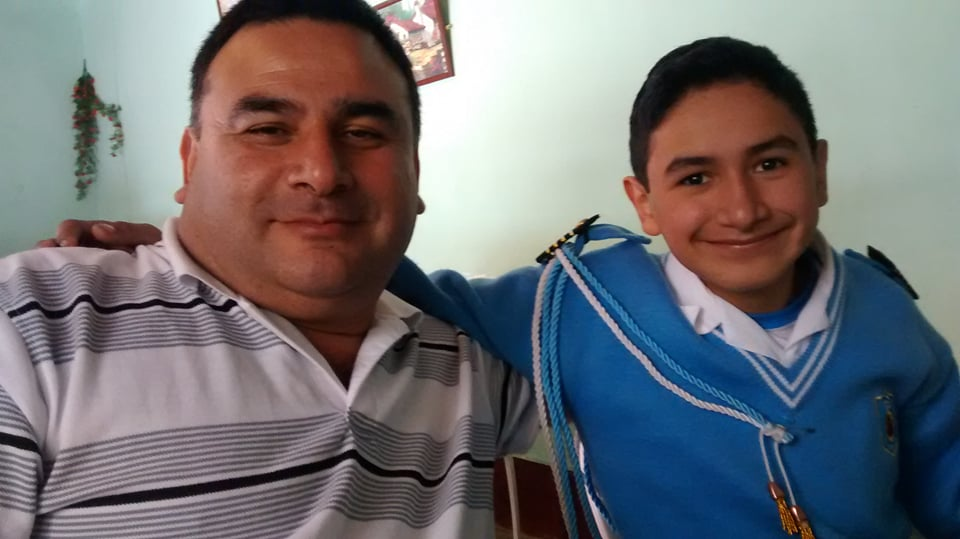
%> input picture codes/Pdi/Lab1/colores.jpg, 960 x 539 px
$ octave lab1_part4.m   (GNU Octave 9; MATLAB toolbox functions it lacks are replaced by stand-ins)
%> lines starting %> are read from the running program, lines starting %| are printed output that depends on the picture
clc
clear all
close all
%imagen normal
imagen = imread('colores.jpg');   %cargar imagen
%> imagen is the input picture: size 539x960x3 uint8; mean R, G, B 112.5, 112.1, 115.8

figure(1)
subplot(2,2,1:2), imshow(imagen);
title('Imagen RBG')

IMr=imagen;
IMr(:,:,2:3)=0; % imagen roja
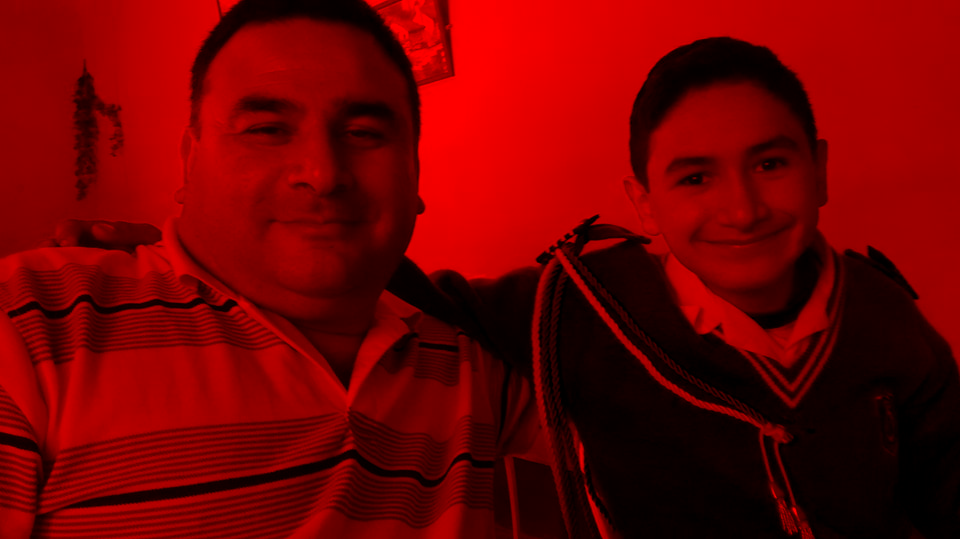
%> IMr: size 539x960x3 uint8; mean R, G, B 112.5, 0, 0
subplot(2,3,4), imshow(IMr);
title('Imagen roja')

IMg=imagen;
IMg(:,:,1:2:3)=0; % imagen roja
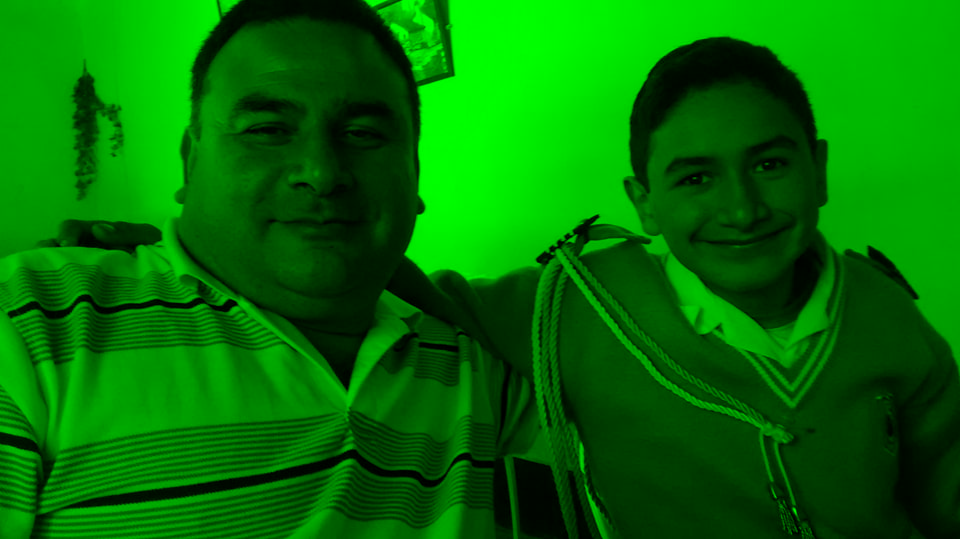
%> IMg: size 539x960x3 uint8; mean R, G, B 0, 112.1, 0
subplot(2,3,5), imshow(IMg);
title('Imagen verde')

IMb=imagen;
IMb(:,:,1:2)=0; % imagen roja
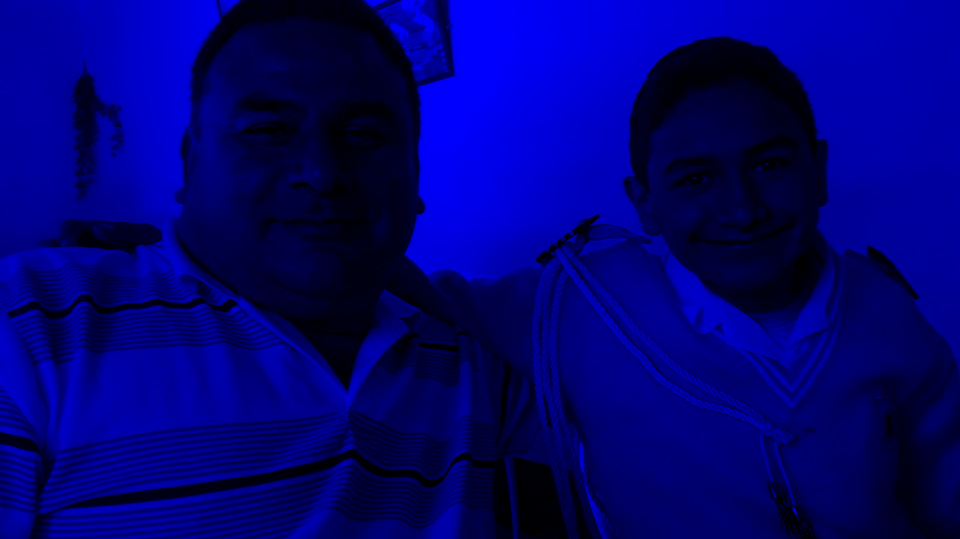
%> IMb: size 539x960x3 uint8; mean R, G, B 0, 0, 115.8
subplot(2,3,6), imshow(IMb);
title('Imagen azul')

$ run again, with codes/Pdi/Lab1/arco.jpg copied over codes/Pdi/Lab1/colores.jpg
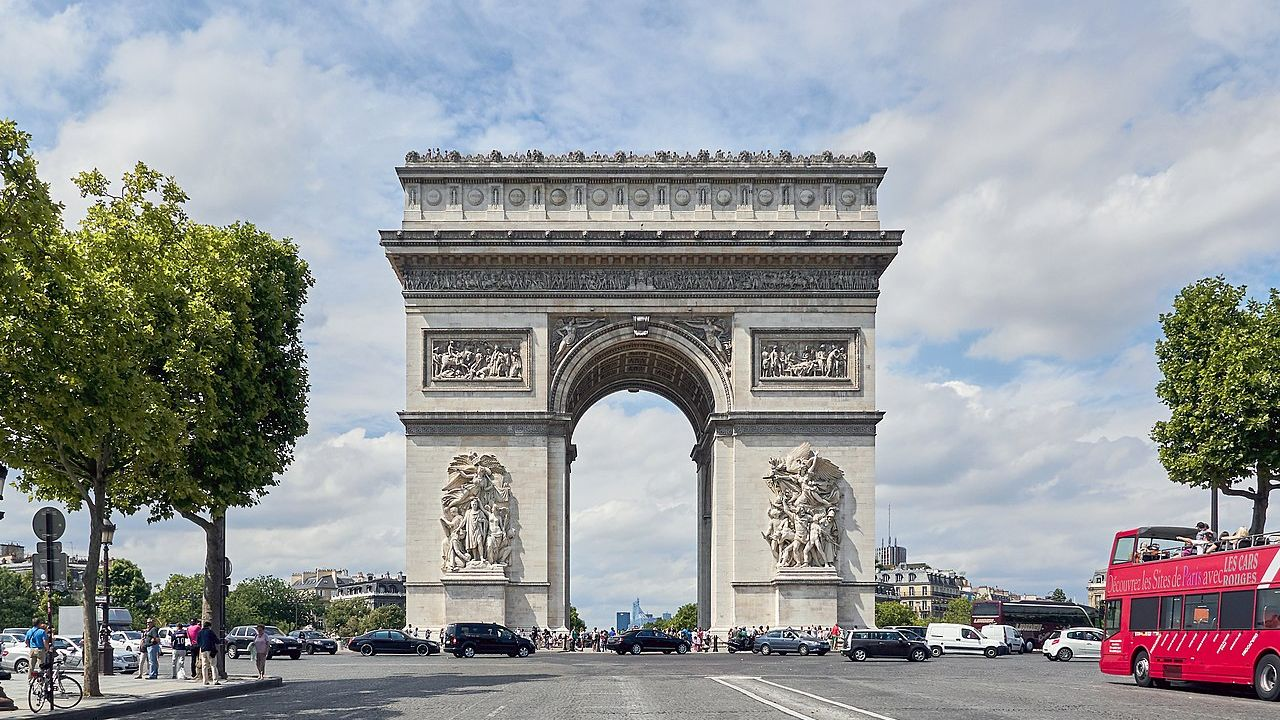
%> input picture codes/Pdi/Lab1/arco.jpg, 1280 x 720 px
%> imagen is the input picture: size 720x1280x3 uint8; mean R, G, B 148.9, 151.9, 154
%> `IMb(:,:,1:2)=0;`:
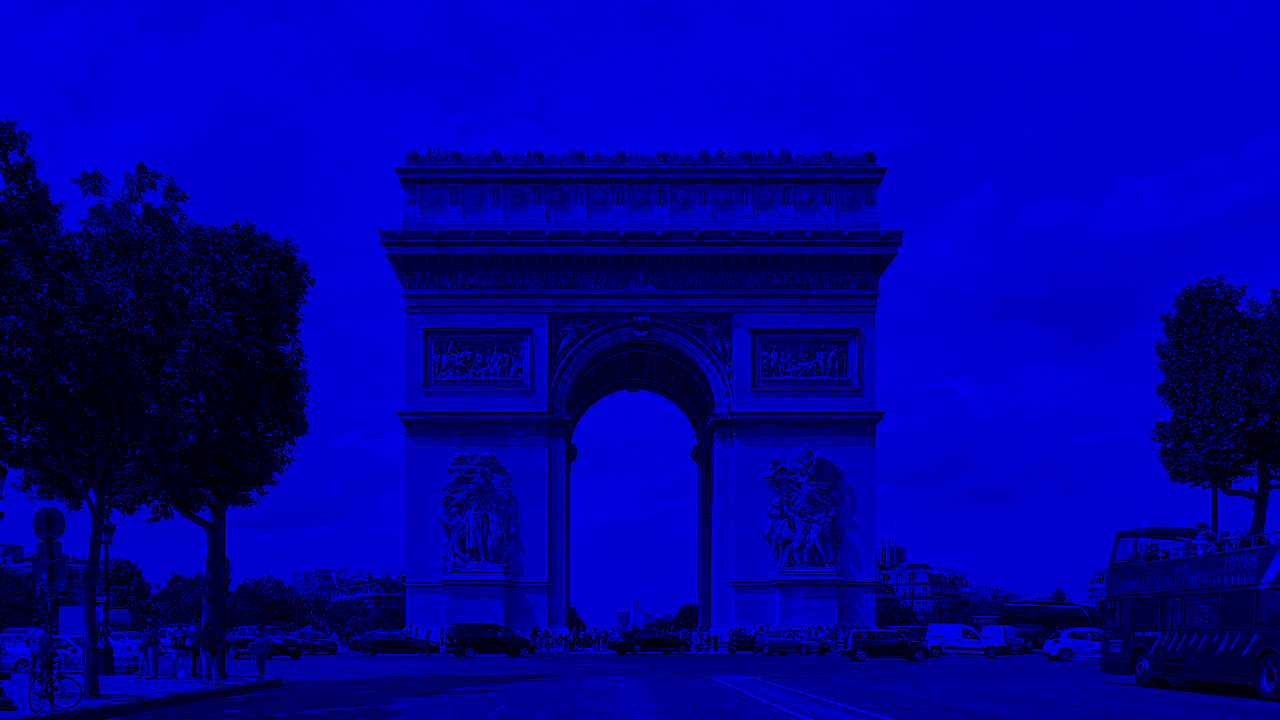
%> IMb: size 720x1280x3 uint8; mean R, G, B 0, 0, 154
%> `title('Imagen azul')`:
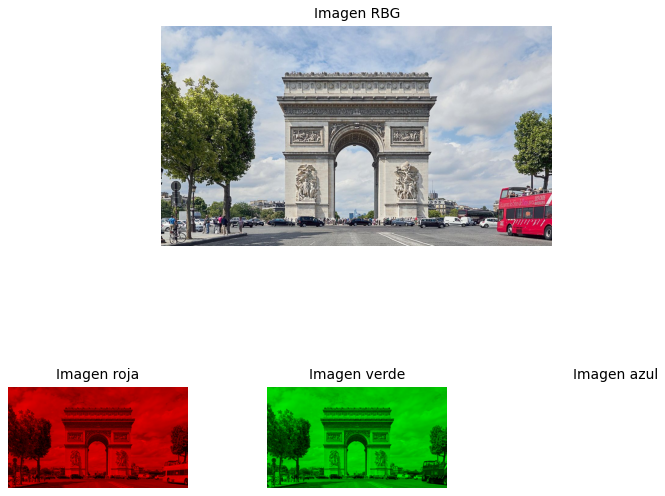
%> figure redrawn from the program's plot data, 4 panels
